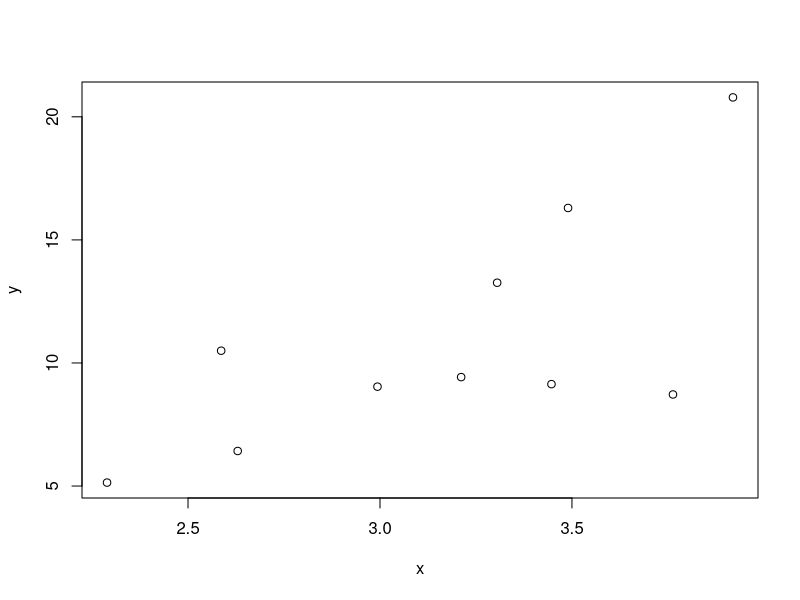

Reproduce this figure in R.
## ---- chunk 1
library(knitr)
## Global options
opts_chunk$set(echo=TRUE,
               cache=TRUE,
               prompt=FALSE,
               tidy=TRUE,
               comment=NA,
               message=FALSE,
               warning=FALSE,
               fig.path = paste0("../../SeminarioRyPython/images/", "Clase01"),
               cache.path = "../../SeminarioRyPython/cache/")
## ---- chunk 2
set.seed(1823)
## R code
x <- rnorm(10, 3, 1)
e <- rnorm(10, 0, 3)
y <- 1 + 3 *x + e
plot(y~x)
## R code
sd <- function(x){
  mean(x)
}

m = "hola"
